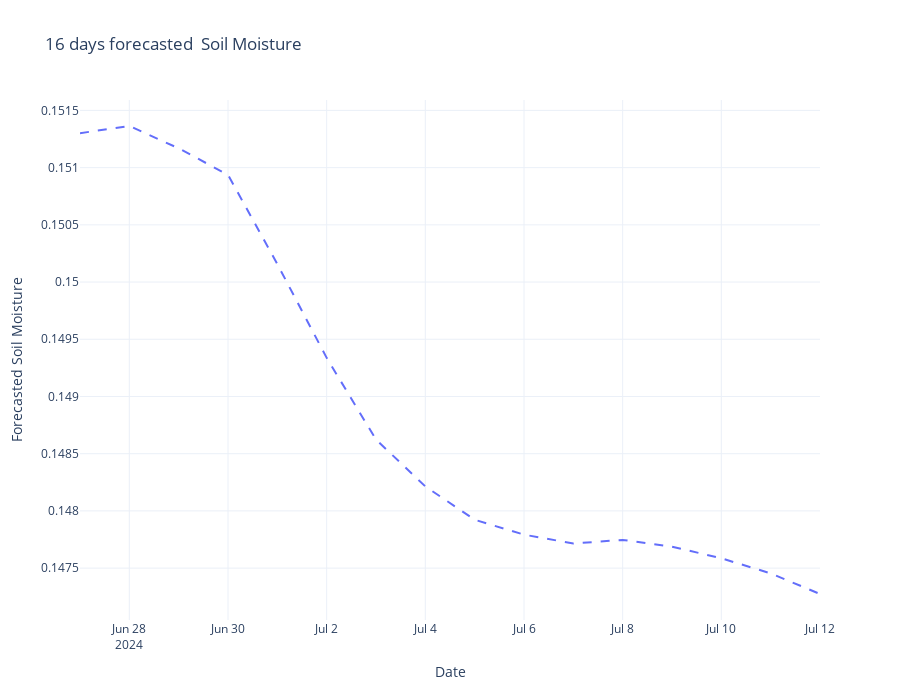

The notebook cell saved with this chart:
### Markdown cell above
## Visualizing forecasted Soil moisture

### Code cell
import plotly.graph_objects as go

# Create a figure
fig = go.Figure()

# Add the predicted soil moisture line
fig.add_trace(go.Scatter(
    x=forecasted_values_df.index, 
    y=forecasted_values_df["soil_moisture_28_to_100cm (m³/m³)"],
    mode='lines',
    name='Predicted Soil Moisture',
    line=dict(dash='dash')  # This creates a dashed line
))

# Update layout for the figure
fig.update_layout(
    title='16 days forecasted  Soil Moisture',
    xaxis_title='Date',
    yaxis_title='Forecasted Soil Moisture',
    legend_title='Legend',
    template='plotly_white',  # Optional: set a template
    width=900,  # Width of the plot
    height=700  # Height of the plot
)

# Show the figure
fig.show()

### Figure 1 — Plotly figure (JSON) as saved in the notebook; plotly's stock layout.template omitted (floating-point values rounded to 4 significant figures)
{"data": [{"line": {"dash": "dash"}, "mode": "lines", "name": "Predicted Soil Moisture", "type": "scatter", "x": ["2024-06-27T00:00:00", "2024-06-28T00:00:00", "2024-06-29T00:00:00", "2024-06-30T00:00:00", "2024-07-01T00:00:00", "2024-07-02T00:00:00", "2024-07-03T00:00:00", "2024-07-04T00:00:00", "2024-07-05T00:00:00", "2024-07-06T00:00:00", "2024-07-07T00:00:00", "2024-07-08T00:00:00", "2024-07-09T00:00:00", "2024-07-10T00:00:00", "2024-07-11T00:00:00", "2024-07-12T00:00:00"], "y": [0.1513, 0.1514, 0.1512, 0.1509, 0.1502, 0.1493, 0.1486, 0.1482, 0.1479, 0.1478, 0.1477, 0.1477, 0.1477, 0.1476, 0.1475, 0.1473]}], "layout": {"height": 700, "legend": {"title": {"text": "Legend"}}, "title": {"text": "16 days forecasted  Soil Moisture"}, "width": 900, "xaxis": {"title": {"text": "Date"}}, "yaxis": {"title": {"text": "Forecasted Soil Moisture"}}}}
